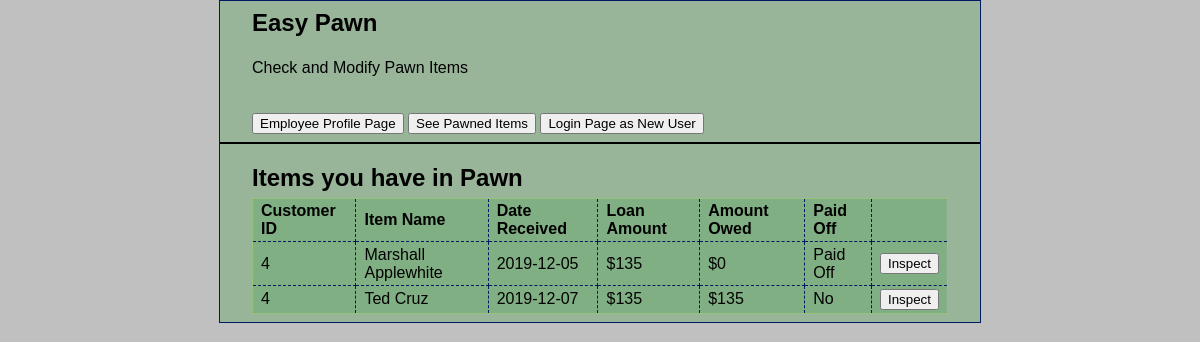
/index.php?action=pawnItems (signed in), run on an earlier commit of the app's database.
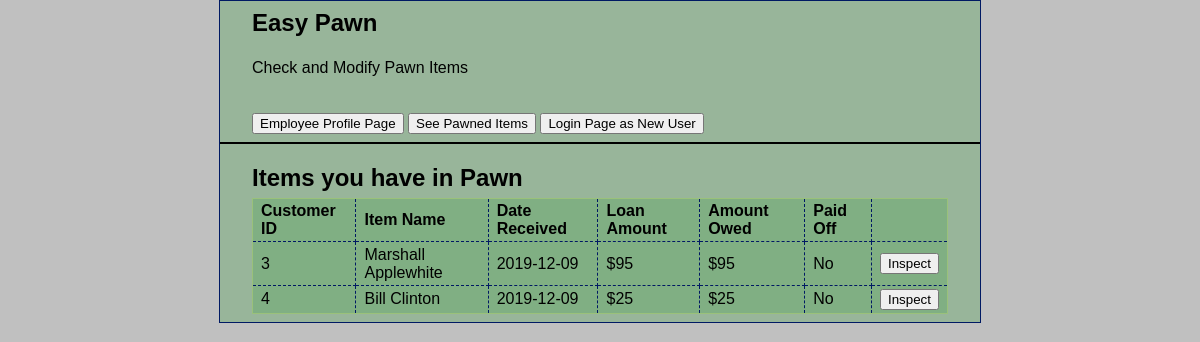
And on a later commit of the database.
### tables this page shows
CREATE TABLE `pawnitems` (
  `pawnID` int(11) NOT NULL,
  `itemID` int(11) NOT NULL,
  `customerID` int(11) NOT NULL,
  `dateRecieved` date NOT NULL,
  `loanAmount` float NOT NULL,
  `paymentRecieved` float NOT NULL DEFAULT '0',
  `paidOff` tinyint(1) NOT NULL DEFAULT '0',
  `employeeID` int(11) NOT NULL
);

CREATE TABLE `items` (
  `itemID` int(11) NOT NULL,
  `itemName` varchar(50) NOT NULL,
  `description` varchar(250) DEFAULT NULL
);

### model/DBitem.php (called while the page is built, shortened)
<?php
class DBitem {
    public static function getItemPawned() {
        $db = Database::getDB();
        $query = 'select *
                    from pawnitems as p
                    inner JOIN items as i on p.itemID = i.itemID';
        $statement = $db->prepare($query);
        $statement->execute();
        $results = $statement->fetchAll();
        $items = array();
        foreach ($results as $row) {
            $item = new pawnItems($row['itemID'], $row['itemName'], $row['description'], $row['pawnID'], $row['customerID'], $row['dateRecieved'], $row['loanAmount'], $row['paymentRecieved'], $row['paidOff'], $row['employeeID']);
            $items[] = $item;
        }
        return $items;
    }
}

### model/pawnItems.php (called while the page is built, shortened)
<?php
class pawnItems extends item{
    private $pawnID, $customerID, $dateRecieved, $loanAmount, $paymentRecieved, $paidOff, $employeeID;
    function __construct($itemID, $itemName, $description,$pawnID, $customerID, $dateRecieved, $loanAmount, $paymentRecieved, $paidOff, $employeeID) {
        $this->customerID = $customerID;
        $this->dateRecieved = $dateRecieved;
        $this->loanAmount = $loanAmount;
        $this->paymentRecieved = $paymentRecieved;
        $this->paidOff = $paidOff;
    }
    function getCustomerID() {
        return $this->customerID;
    }
    function getDateRecieved() {
        return $this->dateRecieved;
    }
    function getLoanAmount() {
        return $this->loanAmount;
    }
    function getPaymentRecieved() {
        return $this->paymentRecieved;
    }
    function getPaidOff() {
        return $this->paidOff;
    }
}

### model/item.php (called while the page is built, shortened)
<?php
class item {
    private $itemID, $itemName, $description;
    function __construct($itemID, $itemName, $description) {
        $this->itemName = $itemName;
    }
    function getItemName() {
        return $this->itemName;
    }
}

### view/pawnItemsPage.php (the view, shortened to what this page needs)
<!DOCTYPE html>
<html>
    <head>
        <link rel="stylesheet" type="text/css" href="main.css">
    </head>
    <body>
        <header>
            <h1>Easy Pawn</h1><br>
            <p>Check and Modify Pawn Items</p><br><br>
            <div id="userNav"><?php include 'nav.php'; ?></div>
        </header>
        <main>
            <h1>Items you have in Pawn</h1>
            <table>
                <tr>
                    <th>Customer ID</th>
                    <th>Item Name</th>
                    <th>Date Received</th>
                    <th>Loan Amount</th>
                    <th>Amount Owed</th>
                    <th>Paid Off</th>
                </tr>
                <?php foreach ($pawnedItems as $item) : ?>
                    <tr>
                        <td><?php echo htmlspecialchars($item->getCustomerID()); ?></td>
                        <td><?php echo htmlspecialchars($item->getItemName()); ?></td>
                        <td><?php echo htmlspecialchars($item->getDateRecieved()); ?></td>
                        <td>$<?php echo htmlspecialchars($item->getLoanAmount()); ?></td>
                        <td>$<?php echo htmlspecialchars(($item->getLoanAmount() - $item->getPaymentRecieved())); ?></td>
                        <td><?php if ((int)$item->getPaidOff() == 1) { ?>
                                Paid Off
                            <?php } else { ?>
                                No
                            <?php } ?>
                        </td>
                        <td>
                            <form action="index.php" method="post">
                                <input type="submit" value="Inspect">
                            </form>
                        </td>
                    </tr>
                <?php endforeach; ?>
            </table>
        </main>
    </body>
</html>

What changed in the data, as far as the page shows it:
removed pawnitems: customerID "4", itemID.itemName "Marshall Applewhite", dateRecieved "2019-12-05", loanAmount "135", $item->getLoanAmount() - $item->getPaymentRecieved() "0", paidOff "Paid Off"
removed pawnitems: customerID "4", itemID.itemName "Ted Cruz", dateRecieved "2019-12-07", loanAmount "135", $item->getLoanAmount()-$item->getPaymentRecieved() "135", paidOff "No"
added pawnitems: customerID "3", itemID.itemName "Marshall Applewhite", dateRecieved "2019-12-09", loanAmount "95", $item->getLoanAmount()-$item->getPaymentRecieved() "95", paidOff "No"
added pawnitems: customerID "4", itemID.itemName "Bill Clinton", dateRecieved "2019-12-09", loanAmount "25", $item->getLoanAmount()-$item->getPaymentRecieved() "25", paidOff "No"
